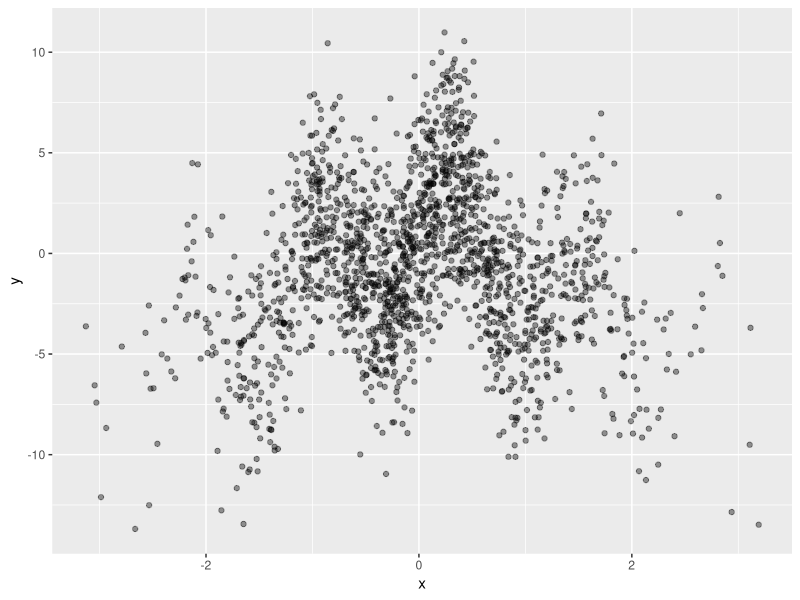
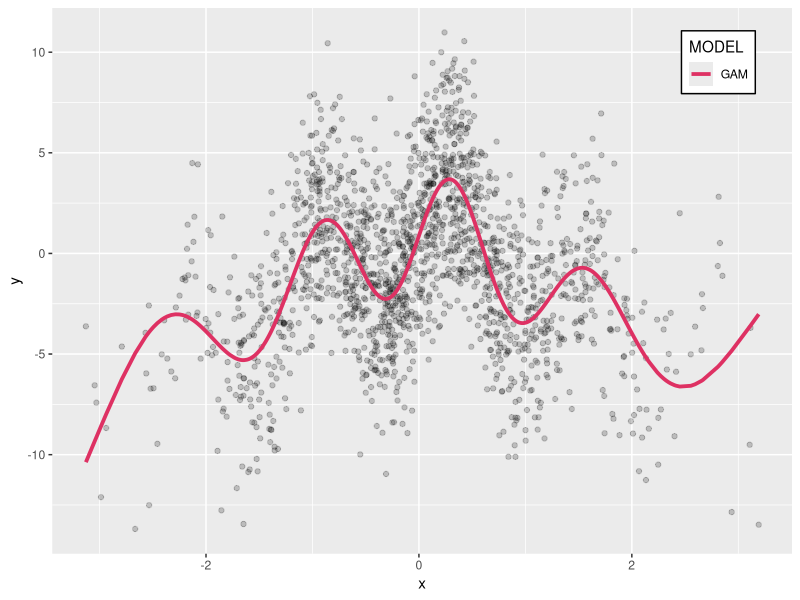

Reproduce these figures in R, in order.
library(ggplot2)
set.seed(12)
x <- rnorm(2000)
noise <- rnorm(2000, sd = 3)
y <- 3 * sin(5 * x) + cos(2 * x) - 0.8 * (x ^ 2 ) + noise
select <- runif(2000)
d <- data.frame(x = x, y = y)
training <- d[select > 0.1, ]
test <- d[select <= 0.1, ]

ggplot(training, aes(x = x, y = y)) + geom_point(alpha = 0.4) 


library(mgcv)
gam_model <- gam(y ~ s(x), data = training)
gam_model

training$gam_pred <- predict(gam_model, training)
ggplot(training, aes(x = x, y = y)) + 
  geom_point(alpha = 0.2) + 
  geom_line(aes(y = gam_pred, 
                color = 'GAM'), size = 1.3)  +
  scale_colour_manual(
    name="MODEL", 
    values=c(GAM = "#DE3163")) +
  theme(legend.position = c(0.9, 0.9)) +
  theme(legend.background=element_rect(fill="white", colour="black"))

#analiza 
summary(gam_model)

## RMSE gam
resid_gam <- training$y - predict(gam_model)
rmse_gam <- sqrt(mean(resid_gam ^ 2))

## RMSE liniowy 
linear_model <- lm(y ~ x, data = training)
resid_linear <- training$y - predict(linear_model)
rmse_lin <- sqrt(mean(resid_linear ^ 2))

#r^2 gam
r2_gam <- summary(gam_model)$r.sq
#r^2 liniowy
r2_lin <- summary(linear_model)$r.sq


#AIC gam
aic_gam <- AIC(gam_model)
aic_gam
#AIC liniowy
aic_lin <- AIC(linear_model)

rmse <- c(rmse_gam,rmse_lin)
r2 <- c(r2_gam,r2_lin)
aic <-c(aic_gam,aic_lin)
rows <- c('GAM','Model Liniowy')

porownanie <- data.frame("RMSE" = rmse, "R Squared" = r2, "AIC" = aic)
porownanie
rownames(porownanie) <- rows                        
porownanie
